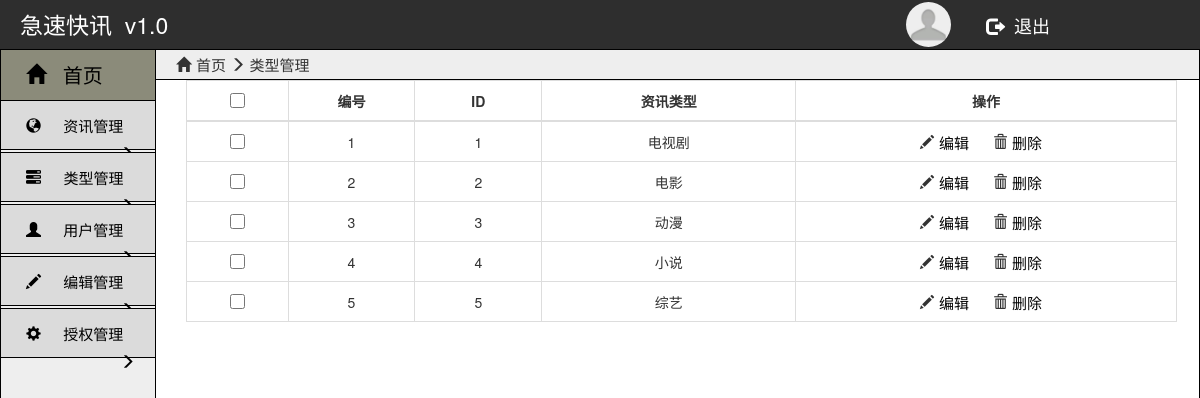
The app's page /backstage/searchFor.php with its own data.
### tables this page shows
CREATE TABLE IF NOT EXISTS `newstype` (
  `type_id` int(11) NOT NULL AUTO_INCREMENT COMMENT '类型id',
  `type` varchar(10) NOT NULL COMMENT '类型名称  最多十位',
  PRIMARY KEY (`type_id`)
);

### backstage/searchFor.php (the view, shortened to what this page needs)
<!doctype html>
<html lang="en">
<head>
    <link rel="stylesheet" href="../css/bootstrap-theme.min.css">
    <link rel="stylesheet" href="../css/bootstrap.min.css">
    <link rel="stylesheet" href="../css/List.css">
</head>
<body>
<?php
include dirname(__FILE__) . "/../common/backstage_top.php";
include dirname(__FILE__) . "/../common/backstage_left.php";
?>
    <div class="right">
    <div class="right-top">
        <span class="glyphicon glyphicon-home" aria-hidden="true" style="margin-left: 20px;margin-right: 5px"></span>首页
        <span class="glyphicon glyphicon-menu-right" aria-hidden="true"></span>
        <span>类型管理</span>
    </div>
    <div class="right-content">
        <div class="right-content-table">
            <table class="table table-bordered">
                <thead>
                <tr >
                    <th style="width: 4%;vertical-align: middle;"><input type="checkbox" name="opt1" style="width: 15px;height: 15px;"></th>
                    <th style="width: 5%;vertical-align: middle;">编号</th>
                    <th style="width: 5%;vertical-align: middle;">ID</th>
                    <th style="width: 10%;vertical-align: middle;">资讯类型</th>
                    <th style="width: 15%;vertical-align: middle;">操作</th>
                </tr>
                </thead>
                <tbody>
                <?php
                include_once dirname(__FILE__) . "/../common/db.php";
                $res = mysqli_query($con,"select * from newstype");
                while($row = mysqli_fetch_array($res,MYSQLI_ASSOC)) {
                    $str = $row["type"];
                    $find = $_POST["ssearch"];
                    $pos = "xx".strpos($str, $find);
                    if ($pos>0) {
                        ?>
                        <tr>
                            <td style="vertical-align: middle;"><input type="checkbox" name="opt" value="1" style="width: 15px;height: 15px;"></td>
                            <td style="vertical-align: middle;"><?php echo $number += 1 ?></td>
                            <td style="vertical-align: middle;"><?php echo $row["type_id"] ?></td>
                            <td style="vertical-align: middle;"><?php echo $row["type"] ?></td>
                            <td style="vertical-align: middle;">
                                <span class="glyphicon glyphicon-pencil" aria-hidden="true"><a
                                        href="typeEdit.php?type_id=<?php echo $row["type_id"] ?>">编辑</a></span>
                                <span class="glyphicon glyphicon-trash" aria-hidden="true"><a
                                        href="../type/typeDelete.php?type_id=<?php echo $row["type_id"] ?>"
                                        onclick="javascript:return confirm('是否确认删除')">删除</a></span>
                            </td>
                        </tr>
                        <?php
                    }
                }?>
                </tbody>
            </table>
        </div>
    </div>
</div>
</body>
</html>

### css/List.css (style rules this page uses)
.right { width: 87%; height: 895px; float: right; border-bottom: 1px solid black; border-right: 1px solid black; }
.right-top { width: 100%; height: 30px; border-bottom: 1px solid black; background: rgb(238,238,238); font-size: 15px; line-height: 30px; }
.right-content { width: 100%; height: 617px; }
.right-content-table { width: 95%; margin-left: 30px; }
.right-content-table thead tr th { vertical-align: middle; text-align: center; }
.right-content-table tbody tr td { text-align: center; }
.right-content-table span { margin-right: 10px; }
.right-content-table tbody tr td span>a { color: black; font-size: 15px; margin-left: 5px; }

### records on screen
newstype: number "1", type_id "1", type "电视剧"
newstype: number "2", type_id "2", type "电影"
newstype: number "3", type_id "3", type "动漫"
newstype: number "4", type_id "4", type "小说"
newstype: number "5", type_id "5", type "综艺"
